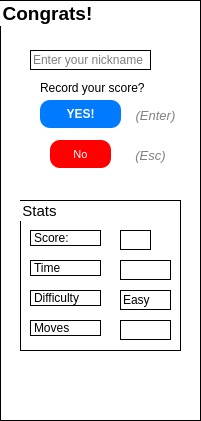
  <widget class="QGroupBox" name="groupNickname">
   <property name="geometry">
    <rect>
     <x>20</x>
     <y>90</y>
     <width>201</width>
     <height>421</height>
    </rect>
   </property>
   <property name="font">
    <font>
     <family>MS Shell Dlg 2</family>
     <pointsize>14</pointsize>
     <weight>75</weight>
     <bold>true</bold>
     <underline>false</underline>
    </font>
   </property>
   <property name="styleSheet">
    <string notr="true">background-color: white; background-color: white; border: 1px solid black;</string>
   </property>
   <property name="title">
    <string>Congrats!</string>
   </property>
   <widget class="QPushButton" name="btnNotRecordScore">
    <property name="geometry">
     <rect>
      <x>50</x>
      <y>140</y>
      <width>61</width>
      <height>28</height>
     </rect>
    </property>
    <property name="font">
     <font>
      <pointsize>8</pointsize>
     </font>
    </property>
    <property name="focusPolicy">
     <enum>Qt::NoFocus</enum>
    </property>
    <property name="styleSheet">
     <string notr="true">#btnNotRecordScore {
background: red; color: white; border: none; border-radius: 10%;
}
#btnNotRecordScore:hover {
background: #cc0000;
}
#btnNotRecordScore:pressed {
background: #990000;
}</string>
    </property>
    <property name="text">
     <string>No</string>
    </property>
   </widget>
   <widget class="QPushButton" name="btnRecordScore">
    <property name="geometry">
     <rect>
      <x>40</x>
      <y>100</y>
      <width>81</width>
      <height>28</height>
     </rect>
    </property>
    <property name="font">
     <font>
      <pointsize>9</pointsize>
      <weight>75</weight>
      <bold>true</bold>
     </font>
    </property>
    <property name="focusPolicy">
     <enum>Qt::NoFocus</enum>
    </property>
    <property name="styleSheet">
     <string notr="true">#btnRecordScore {
background: #007bff; color: white; border: none; border-radius: 10%;
}
#btnRecordScore:hover {
background-color: #0056b3;
}
#btnRecordScore:pressed {
background-color: #003366;}
</string>
    </property>
    <property name="text">
     <string>YES!</string>
    </property>
   </widget>
   <widget class="QLineEdit" name="leNickname">
    <property name="geometry">
     <rect>
      <x>30</x>
      <y>50</y>
      <width>121</width>
      <height>20</height>
     </rect>
    </property>
    <property name="focusPolicy">
     <enum>Qt::NoFocus</enum>
    </property>
    <property name="text">
     <string/>
    </property>
    <property name="placeholderText">
     <string>Enter your nickname</string>
    </property>
   </widget>
   <widget class="QGroupBox" name="groupStatsWinner">
    <property name="geometry">
     <rect>
      <x>20</x>
      <y>200</y>
      <width>161</width>
      <height>151</height>
     </rect>
    </property>
    <property name="font">
     <font>
      <pointsize>11</pointsize>
     </font>
    </property>
    <property name="styleSheet">
     <string notr="true">background-color: white;</string>
    </property>
    <property name="title">
     <string>Stats</string>
    </property>
    <widget class="QLineEdit" name="leScore">
     <property name="geometry">
      <rect>
       <x>100</x>
       <y>30</y>
       <width>31</width>
       <height>20</height>
      </rect>
     </property>
     <property name="font">
      <font>
       <pointsize>9</pointsize>
      </font>
     </property>
     <property name="text">
      <string/>
     </property>
     <property name="readOnly">
      <bool>true</bool>
     </property>
    </widget>
    <widget class="QLineEdit" name="leDifficultyWinner">
     <property name="geometry">
      <rect>
       <x>100</x>
       <y>90</y>
       <width>51</width>
       <height>20</height>
      </rect>
     </property>
     <property name="font">
      <font>
       <pointsize>9</pointsize>
      </font>
     </property>
     <property name="text">
      <string>Easy</string>
     </property>
     <property name="readOnly">
      <bool>true</bool>
     </property>
    </widget>
    <widget class="QLabel" name="lblDifficultyWinner">
     <property name="geometry">
      <rect>
       <x>10</x>
       <y>90</y>
       <width>71</width>
       <height>16</height>
      </rect>
     </property>
     <property name="font">
      <font>
       <pointsize>9</pointsize>
      </font>
     </property>
     <property name="text">
      <string>Difficulty</string>
     </property>
    </widget>
    <widget class="QLabel" name="lblTimeWinner">
     <property name="geometry">
      <rect>
       <x>10</x>
       <y>60</y>
       <width>71</width>
       <height>16</height>
      </rect>
     </property>
     <property name="font">
      <font>
       <pointsize>9</pointsize>
      </font>
     </property>
     <property name="text">
      <string>Time</string>
     </property>
    </widget>
    <widget class="QLabel" name="lblScoreWinner">
     <property name="geometry">
      <rect>
       <x>10</x>
       <y>30</y>
       <width>71</width>
       <height>16</height>
      </rect>
     </property>
     <property name="font">
      <font>
       <pointsize>9</pointsize>
      </font>
     </property>
     <property name="text">
      <string>Score:</string>
     </property>
    </widget>
    <widget class="QLabel" name="lblAmountMovesWinner">
     <property name="geometry">
      <rect>
       <x>10</x>
       <y>120</y>
       <width>71</width>
       <height>16</height>
      </rect>
     </property>
     <property name="font">
      <font>
       <pointsize>9</pointsize>
      </font>
     </property>
     <property name="text">
      <string>Moves</string>
     </property>
    </widget>
    <widget class="QLineEdit" name="leAmountMovesWinner">
     <property name="geometry">
      <rect>
       <x>100</x>
       <y>120</y>
       <width>51</width>
       <height>20</height>
      </rect>
     </property>
     <property name="font">
      <font>
       <pointsize>9</pointsize>
      </font>
     </property>
     <property name="text">
      <string/>
     </property>
     <property name="readOnly">
      <bool>true</bool>
     </property>
    </widget>
    <widget class="QLineEdit" name="leTime">
     <property name="geometry">
      <rect>
       <x>100</x>
       <y>60</y>
       <width>51</width>
       <height>20</height>
      </rect>
     </property>
     <property name="font">
      <font>
       <pointsize>9</pointsize>
      </font>
     </property>
     <property name="text">
      <string/>
     </property>
     <property name="readOnly">
      <bool>true</bool>
     </property>
    </widget>
   </widget>
   <widget class="QLabel" name="lblNotifications_7">
    <property name="geometry">
     <rect>
      <x>120</x>
      <y>100</y>
      <width>71</width>
      <height>31</height>
     </rect>
    </property>
    <property name="font">
     <font>
      <pointsize>10</pointsize>
      <italic>true</italic>
     </font>
    </property>
    <property name="styleSheet">
     <string notr="true">border: none; background: none; color: gray;</string>
    </property>
    <property name="text">
     <string>(Enter)</string>
    </property>
    <property name="alignment">
     <set>Qt::AlignCenter</set>
    </property>
    <property name="wordWrap">
     <bool>true</bool>
    </property>
   </widget>
   <widget class="QLabel" name="lblNotifications_10">
    <property name="geometry">
     <rect>
      <x>130</x>
      <y>140</y>
      <width>41</width>
      <height>31</height>
     </rect>
    </property>
    <property name="font">
     <font>
      <pointsize>10</pointsize>
      <italic>true</italic>
     </font>
    </property>
    <property name="styleSheet">
     <string notr="true">border: none; background: none; color: gray;</string>
    </property>
    <property name="text">
     <string>(Esc)</string>
    </property>
    <property name="alignment">
     <set>Qt::AlignCenter</set>
    </property>
    <property name="wordWrap">
     <bool>true</bool>
    </property>
   </widget>
   <widget class="QLabel" name="label_2">
    <property name="geometry">
     <rect>
      <x>40</x>
      <y>80</y>
      <width>121</width>
      <height>16</height>
     </rect>
    </property>
    <property name="font">
     <font>
      <pointsize>9</pointsize>
     </font>
    </property>
    <property name="styleSheet">
     <string notr="true">border: none;</string>
    </property>
    <property name="text">
     <string>Record your score?</string>
    </property>
   </widget>
  </widget>
